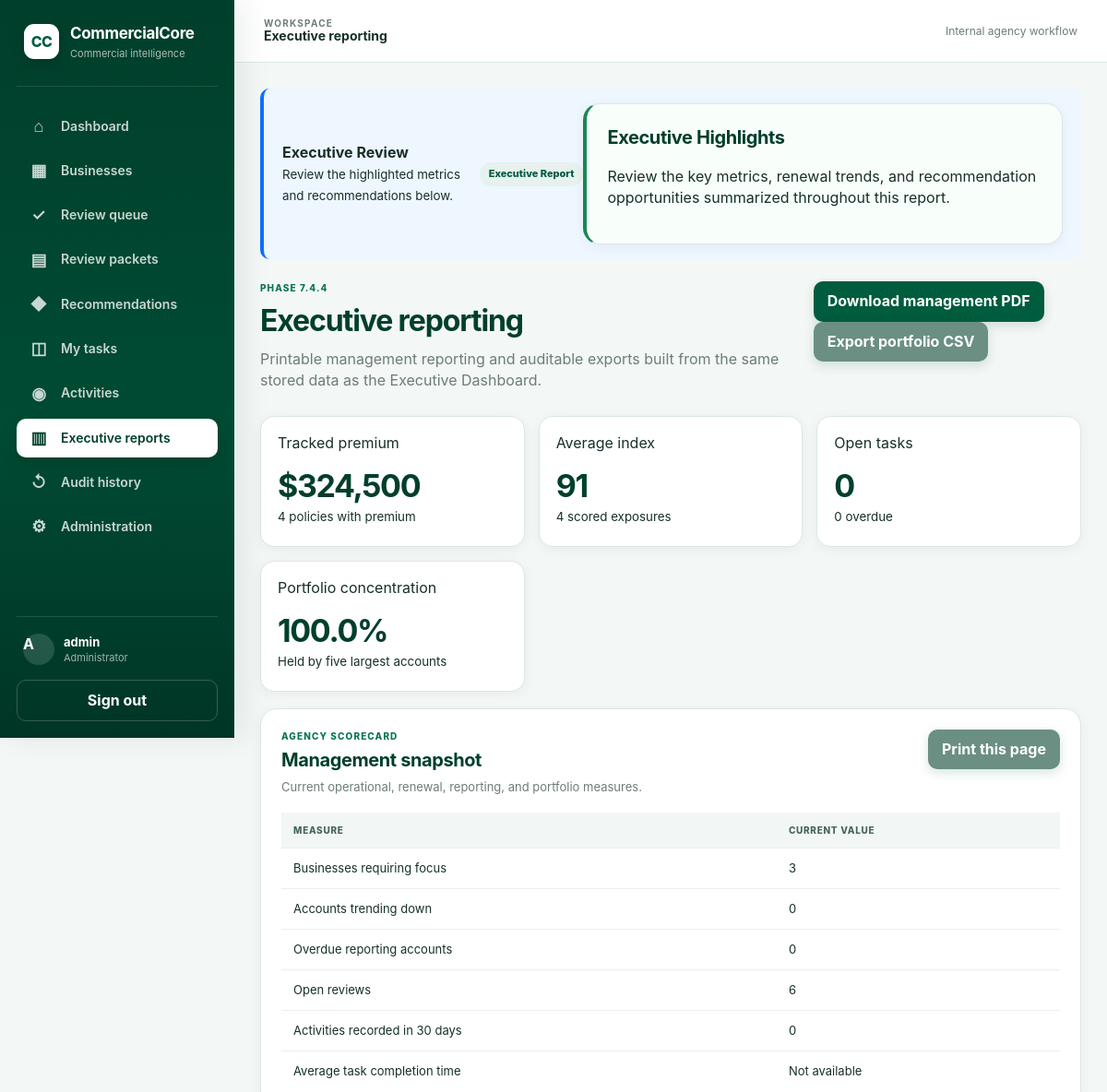
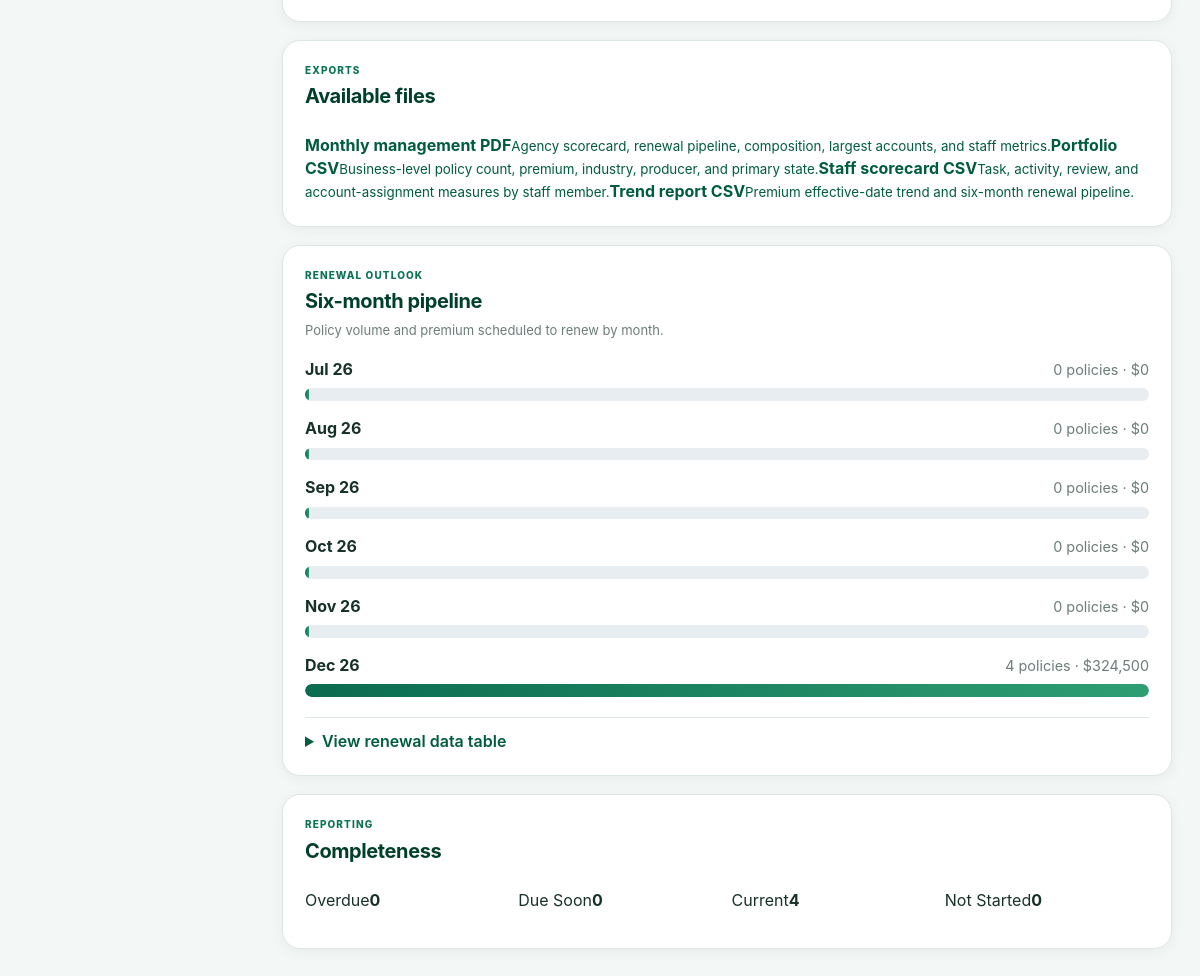
/executive-reports (signed in), run on the app's committed database (2 pictures, top to bottom).
### app/models.py (models this page shows)
class User(Base):
    __tablename__ = "users"
    id: Mapped[int] = mapped_column(Integer, primary_key=True)
    username: Mapped[str] = mapped_column(String(80), unique=True, index=True)
    full_name: Mapped[str] = mapped_column(String(160))
    password_hash: Mapped[str] = mapped_column(String(255))
    role: Mapped[str] = mapped_column(String(40), default="data_support")
    active: Mapped[bool] = mapped_column(Boolean, default=True)
    created_at: Mapped[datetime] = mapped_column(DateTime, default=now)

### app/main.py (the view)
@app.get("/executive-reports", response_class=HTMLResponse)
def executive_reports_page(request: Request, db: Session = Depends(get_db)):
    require_user(request, db)
    return render(request, "executive_reports.html", {
        "analytics": executive_analytics(db),
        "staff": staff_analytics(db),
        "portfolio": portfolio_analytics(db),
        "intelligence": portfolio_intelligence(db),
    }, db)

### app/templates/executive_reports.html (shortened to what this page needs)
{% extends "base.html" %}{% block page_context %}Executive reporting{% endblock %}{% block content %}
<div class="report-status-banner">
  <div><strong>Executive Review</strong><br><small>Review the highlighted metrics and recommendations below.</small></div>
  <div><span class="badge bg-primary">Executive Report</span></div>
<section class="card mb-4 executive-highlights">
  <div class="card-body">
    <h2 class="h5">Executive Highlights</h2>
    <p class="text-muted mb-0">Review the key metrics, renewal trends, and recommendation opportunities summarized throughout this report.</p>
  </div>
</section>
</div>
<div class="page-header"><div><span class="eyebrow">Phase 7.4.4</span><h1>Executive reporting</h1><p>Printable management reporting and auditable exports built from the same stored data as the Executive Dashboard.</p></div><div class="page-actions"><a class="button" href="/executive-reports/management.pdf">Download management PDF</a><a class="button secondary" href="/executive-reports/portfolio.csv">Export portfolio CSV</a></div></div>
<div class="kpi-grid">
<div class="kpi-card"><span>Tracked premium</span><strong>${{ "{:,.0f}".format(analytics.active_premium) }}</strong><small>{{ analytics.premium_policy_count }} policies with premium</small></div>
<div class="kpi-card"><span>Average index</span><strong>{{ analytics.average_core if analytics.average_core is not none else '—' }}</strong><small>{{ analytics.scored_exposure_count }} scored exposures</small></div>
<div class="kpi-card"><span>Open tasks</span><strong>{{ staff.open_tasks }}</strong><small>{{ staff.overdue_tasks }} overdue</small></div>
<div class="kpi-card"><span>Portfolio concentration</span><strong>{{ portfolio.top_five_concentration }}%</strong><small>Held by five largest accounts</small></div>
</div>
<div class="dashboard-grid">
<section class="panel panel-wide"><div class="panel-heading"><div><span class="eyebrow">Agency scorecard</span><h2>Management snapshot</h2><p>Current operational, renewal, reporting, and portfolio measures.</p></div><button onclick="window.print()" class="secondary">Print this page</button></div>
<table><thead><tr><th>Measure</th><th>Current value</th></tr></thead><tbody>
<tr><td>Businesses requiring focus</td><td>{{ intelligence.accounts_requiring_focus }}</td></tr>
<tr><td>Accounts trending down</td><td>{{ intelligence.worsening_count }}</td></tr>
<tr><td>Overdue reporting accounts</td><td>{{ analytics.overdue_account_count }}</td></tr>
<tr><td>Open reviews</td><td>{{ staff.open_reviews }}</td></tr>
<tr><td>Activities recorded in 30 days</td><td>{{ staff.activities_30 }}</td></tr>
<tr><td>Average task completion time</td><td>{{ staff.average_completion_days if staff.average_completion_days is not none else 'Not available' }}{% if staff.average_completion_days is not none %} days{% endif %}</td></tr>
</tbody></table></section>
<section class="panel"><div class="panel-heading"><div><span class="eyebrow">Exports</span><h2>Available files</h2></div></div>
<div class="action-list"><a href="/executive-reports/management.pdf"><strong>Monthly management PDF</strong><small>Agency scorecard, renewal pipeline, composition, largest accounts, and staff metrics.</small></a><a href="/executive-reports/portfolio.csv"><strong>Portfolio CSV</strong><small>Business-level policy count, premium, industry, producer, and primary state.</small></a><a href="/executive-reports/staff.csv"><strong>Staff scorecard CSV</strong><small>Task, activity, review, and account-assignment measures by staff member.</small></a><a href="/executive-reports/trends.csv"><strong>Trend report CSV</strong><small>Premium effective-date trend and six-month renewal pipeline.</small></a></div></section>
<section class="panel panel-wide renewal-pipeline-panel">
  <div class="panel-heading">
    <div>
      <span class="eyebrow">Renewal outlook</span>
      <h2>Six-month pipeline</h2>
      <p>Policy volume and premium scheduled to renew by month.</p>
    </div>
  </div>
  {% set renewal_total = analytics.renewal_pipeline | sum(attribute='count') %}
  <div class="renewal-bars" aria-label="Six-month renewal pipeline chart">
    {% for row in analytics.renewal_pipeline %}
    <div class="renewal-bar-row">
      <div class="renewal-bar-meta">
        <strong>{{ row.label }}</strong>
        <span>{{ row.count }} policies · ${{ "{:,.0f}".format(row.premium) }}</span>
      </div>
      <div class="renewal-bar-track" role="img" aria-label="{{ row.label }}: {{ row.count }} policies totaling ${{ '{:,.0f}'.format(row.premium) }}">
        <span class="renewal-bar-fill" style="width: {{ ((row.count / renewal_total * 100) if renewal_total else 0) | round(1) }}%;"></span>
      </div>
    </div>
    {% else %}
    <div class="empty-state">
      <h3>No upcoming renewals</h3>
      <p>No policies are currently scheduled in the next six months.</p>
    </div>
    {% endfor %}
  </div>
  <details class="renewal-data-table">
    <summary>View renewal data table</summary>
  </details>
</section>
<section class="panel"><div class="panel-heading"><div><span class="eyebrow">Reporting</span><h2>Completeness</h2></div></div><div class="status-grid">{% for key,value in analytics.reporting.items() %}<div><span>{{key|replace('_',' ')|title}}</span><strong>{{value}}</strong></div>{% endfor %}</div></section>
</div>
{% endblock %}

### app/templates/base.html (shortened to what this page needs)
<!doctype html>
<html lang="en">
<head>
<link rel="stylesheet" href="/static/app.css">
</head>
<body class="{% if user %}app-body{% else %}auth-body{% endif %}">
{% if user %}
<div class="app-shell">
  <aside class="sidebar" id="sidebar">
    <div class="sidebar-brand">
      <div class="brand-mark">CC</div>
      <div><strong>CommercialCore</strong><span>Commercial intelligence</span></div>
    </div>
    <nav class="side-nav" aria-label="Primary navigation">
      <a class="{% if request.url.path == '/dashboard' %}active{% endif %}" href="/dashboard"><span class="nav-icon">⌂</span><span>Dashboard</span></a>
      <a class="{% if request.url.path.startswith('/businesses') %}active{% endif %}" href="/businesses"><span class="nav-icon">▦</span><span>Businesses</span></a>
      <a class="{% if request.url.path.startswith('/reviews') %}active{% endif %}" href="/reviews"><span class="nav-icon">✓</span><span>Review queue</span></a>
      <a class="{% if request.url.path.startswith('/review-packets') %}active{% endif %}" href="/review-packets"><span class="nav-icon">▤</span><span>Review packets</span></a>
      <a class="{% if request.url.path.startswith('/recommendations') %}active{% endif %}" href="/recommendations"><span class="nav-icon">◆</span><span>Recommendations</span></a>
      <a class="{% if request.url.path.startswith('/tasks') %}active{% endif %}" href="/tasks"><span class="nav-icon">◫</span><span>My tasks</span></a>
      <a class="{% if request.url.path.startswith('/activities') %}active{% endif %}" href="/activities"><span class="nav-icon">◉</span><span>Activities</span></a>
      <a class="{% if request.url.path.startswith('/executive-reports') %}active{% endif %}" href="/executive-reports"><span class="nav-icon">▥</span><span>Executive reports</span></a>
      {% if user.role in ['administrator','producer','account_manager'] %}<a class="{% if request.url.path.startswith('/audit') %}active{% endif %}" href="/audit"><span class="nav-icon">↺</span><span>Audit history</span></a>{% endif %}
      {% if user.role == 'administrator' %}<a class="{% if request.url.path.startswith('/admin') %}active{% endif %}" href="/admin/users"><span class="nav-icon">⚙</span><span>Administration</span></a>{% endif %}
    </nav>
    <div class="sidebar-footer">
      <div class="user-panel"><span class="user-avatar">{{ user.username[:1]|upper }}</span><div><strong>{{ user.username }}</strong><span>{{ user.role|replace('_',' ')|title }}</span></div></div>
      <form method="post" action="/logout"><button class="ghost-button full-width">Sign out</button></form>
    </div>
  </aside>
  <div class="app-main">
    <header class="app-topbar">
      <div class="topbar-context"><span class="context-label">Workspace</span><strong>{% block page_context %}CommercialCore{% endblock %}</strong></div>
      <div class="topbar-meta">Internal agency workflow</div>
    </header>
    <main class="content-wrap">
{% else %}
<main>
{% endif %}
{% block content %}{% endblock %}
{% if user %}
    </main>
  </div>
</div>
{% else %}
</main>
{% endif %}
</body></html>

### data on the page
User: username "A", username "admin", role "Administrator"

### other printed values
{{ "{:,.0f}".format(analytics.active_premium) }} "324,500"
{{ analytics.premium_policy_count }} "4"
{{ analytics.average_core if analytics.average_core is not none else '—' }} "91"
{{ analytics.scored_exposure_count }} "4"
{{ staff.open_tasks }} "0"
{{ staff.overdue_tasks }} "0"
{{ portfolio.top_five_concentration }} "100.0"
{{ intelligence.accounts_requiring_focus }} "3"
{{ intelligence.worsening_count }} "0"
{{ analytics.overdue_account_count }} "0"
{{ staff.open_reviews }} "6"
{{ staff.activities_30 }} "0"
{{ row.label }} "Jul 26" "Aug 26" "Sep 26" "Oct 26" "Nov 26" "Dec 26"
{{ row.count }} "0" "0" "0" "0" "0" "4"
{{ "{:,.0f}".format(row.premium) }} "0" "0" "0" "0" "0" "324,500"
